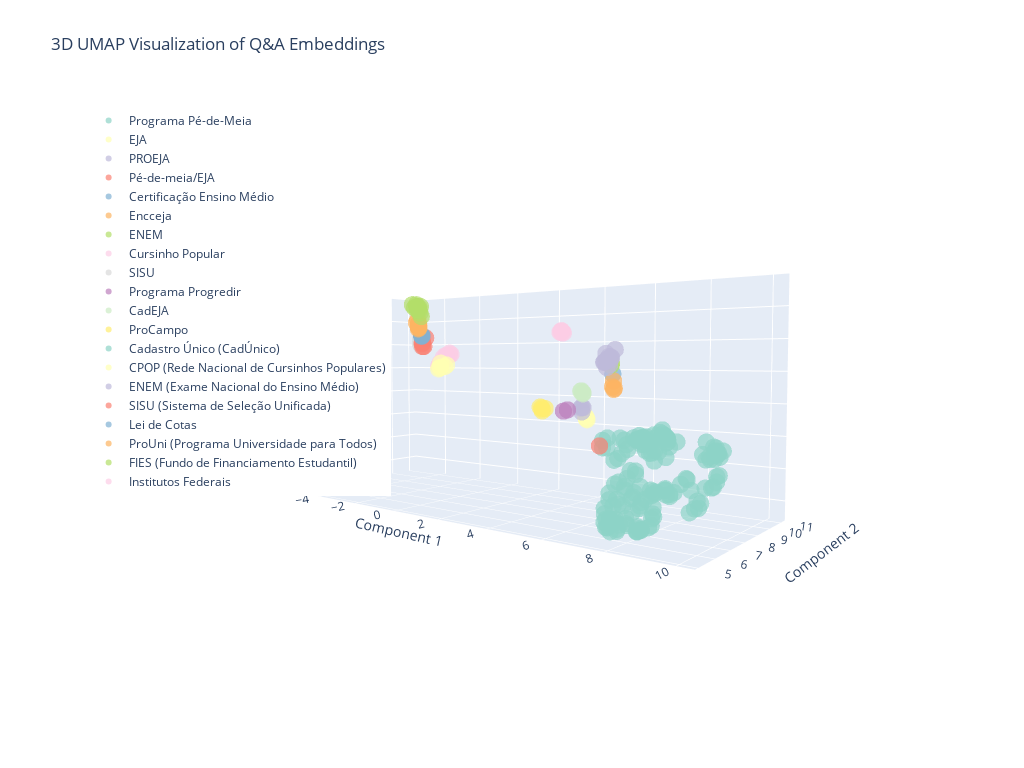

Notebook source saved alongside this figure:
### Code cell
create_3d_plot(embeddings_3d_umap, embeddings_df, "3D UMAP Visualization of Q&A Embeddings")

### Figure 1 — Plotly figure (JSON) as saved in the notebook; plotly's stock layout.template omitted (floating-point values rounded to 4 significant figures; data arrays with more than 128 entries replaced by an {"elided": "..."} marker saying what was removed)
{"data": [{"hovertemplate": "%{text}<extra></extra>", "marker": {"color": "rgb(141,211,199)", "opacity": 0.7, "size": 6}, "mode": "markers", "name": "Programa Pé-de-Meia", "text": {"elided": "145 str values"}, "type": "scatter3d", "x": {"elided": "145 float values"}, "y": {"elided": "145 float values"}, "z": {"elided": "145 float values"}}, {"hovertemplate": "%{text}<extra></extra>", "marker": {"color": "rgb(255,255,179)", "opacity": 0.7, "size": 6}, "mode": "markers", "name": "EJA", "text": ["Programa: EJA<br>Tópico: Educação de Jovens e Adultos<br>Pergunta: O que é EJA?", "Programa: EJA<br>Tópico: Educação de Jovens e Adultos<br>Pergunta: Quem pode participar do EJA?", "Programa: EJA<br>Tópico: Educação de Jovens e Adultos<br>Pergunta: Como funciona o EJA?", "Programa: EJA<br>Tópico: Educação de Jovens e Adultos<br>Pergunta: Onde encontrar o EJA?"], "type": "scatter3d", "x": [6.692, 6.653, 6.641, 6.634], "y": [6.001, 6.024, 6.05, 6.018], "z": [-0.3204, -0.2995, -0.2792, -0.2288]}, {"hovertemplate": "%{text}<extra></extra>", "marker": {"color": "rgb(190,186,218)", "opacity": 0.7, "size": 6}, "mode": "markers", "name": "PROEJA", "text": ["Programa: PROEJA<br>Tópico: Educação de Jovens e Adultos<br>Pergunta: Como o EJA pode me preparar para o mercado de trabalho?", "Programa: PROEJA<br>Tópico: Educação de Jovens e Adultos<br>Pergunta: Quais são as instituições que ofertam os cursos?", "Programa: PROEJA<br>Tópico: Educação de Jovens e Adultos<br>Pergunta: Como é feita a seleção para os cursos Proeja?", "Programa: PROEJA<br>Tópico: Educação de Jovens e Adultos<br>Pergunta: Eu já concluí o ensino médio, posso cursar o Proeja ?"], "type": "scatter3d", "x": [6.534, 6.55, 6.436, 6.487], "y": [5.973, 6.012, 6.084, 6.046], "z": [-0.1052, 0.01296, -0.00496, 0.02769]}, {"hovertemplate": "%{text}<extra></extra>", "marker": {"color": "rgb(251,128,114)", "opacity": 0.7, "size": 6}, "mode": "markers", "name": "Pé-de-meia/EJA", "text": ["Programa: Pé-de-meia/EJA<br>Tópico: Educação de Jovens e Adultos<br>Pergunta: Alunos da EJA têm direito ao recebimento do Pé de Meia?"], "type": "scatter3d", "x": [7.117], "y": [5.983], "z": [-1.024]}, {"hovertemplate": "%{text}<extra></extra>", "marker": {"color": "rgb(128,177,211)", "opacity": 0.7, "size": 6}, "mode": "markers", "name": "Certificação Ensino Médio", "text": ["Programa: Certificação Ensino Médio<br>Tópico: Educação Básica<br>Pergunta: Como ter acesso a certificação do ensino médio?"], "type": "scatter3d", "x": [6.355], "y": [7.965], "z": [0.9236]}, {"hovertemplate": "%{text}<extra></extra>", "marker": {"color": "rgb(253,180,98)", "opacity": 0.7, "size": 6}, "mode": "markers", "name": "Encceja", "text": ["Programa: Encceja<br>Tópico: Educação Básica<br>Pergunta: O que é Encceja?", "Programa: Encceja<br>Tópico: Educação Básica<br>Pergunta: Para que serve o Encceja?", "Programa: Encceja<br>Tópico: Educação Básica<br>Pergunta: Como obter o certificado de conclusão da educação básica através do Encceja?", "Programa: Encceja<br>Tópico: Educação Básica<br>Pergunta: Onde e quando acontecem as inscrições e provas?"], "type": "scatter3d", "x": [6.492, 6.533, 6.429, 6.543], "y": [7.726, 7.752, 7.889, 7.712], "z": [0.5449, 0.5012, 0.7199, 0.4693]}, {"hovertemplate": "%{text}<extra></extra>", "marker": {"color": "rgb(179,222,105)", "opacity": 0.7, "size": 6}, "mode": "markers", "name": "ENEM", "text": ["Programa: ENEM<br>Tópico: Educação Básica<br>Pergunta: Como obter o certificado do Ensino Médio através do ENEM?", "Programa: ENEM<br>Tópico: Educação Básica<br>Pergunta: Conseguir alcançar a pontuação necessária para o certificado, como posso emiti-lo?"], "type": "scatter3d", "x": [6.173, 6.203], "y": [8.189, 8.124], "z": [1.247, 1.191]}, {"hovertemplate": "%{text}<extra></extra>", "marker": {"color": "rgb(252,205,229)", "opacity": 0.7, "size": 6}, "mode": "markers", "name": "Cursinho Popular", "text": ["Programa: Cursinho Popular<br>Tópico: Educação Básica<br>Pergunta: O que é o CPOP?", "Programa: Cursinho Popular<br>Tópico: Educação Básica<br>Pergunta: O que a CPOP fornece para os alunos de cursinhos populares?", "Programa: Cursinho Popular<br>Tópico: Educação Básica<br>Pergunta: Quem pode ser estudante do CPOP?", "Programa: Cursinho Popular<br>Tópico: Educação Básica<br>Pergunta: Quanto é a bolsa para o estudante do cursinho popular selecionado?", "Programa: Cursinho Popular<br>Tópico: Preparação para acesso ao Ensino Superior<br>Pergunta: O que é um Cursinho Popular?", "Programa: Cursinho Popular<br>Tópico: Preparação para acesso ao Ensino Superior<br>Pergunta: Quem tem direito a fazer Cursinho Popular?", "Programa: Cursinho Popular<br>Tópico: Preparação para acesso ao Ensino Superior<br>Pergunta: Por que o Cursinho Popular é importante?", "Programa: Cursinho Popular<br>Tópico: Preparação para acesso ao Ensino Superior<br>Pergunta: Quando é possível se inscrever no Cursinho Popular?", "Programa: Cursinho Popular<br>Tópico: Preparação para acesso ao Ensino Superior<br>Pergunta: Como se inscrever para o Cursinho Popular?"], "type": "scatter3d", "x": [1.67, 1.824, 1.724, 1.977, 1.946, 2.05, 1.934, 2.045, 2.011], "y": [5.231, 5.286, 5.235, 5.23, 5.274, 5.319, 5.168, 5.389, 5.347], "z": [1.166, 1.323, 1.259, 1.496, 1.455, 1.563, 1.436, 1.526, 1.509]}, {"hovertemplate": "%{text}<extra></extra>", "marker": {"color": "rgb(217,217,217)", "opacity": 0.7, "size": 6}, "mode": "markers", "name": "SISU", "text": ["Programa: SISU<br>Tópico: Acesso ao Ensino Superior<br>Pergunta: O que é o SISU?", "Programa: SISU<br>Tópico: Acesso ao Ensino Superior<br>Pergunta: Quem pode se inscrever no SISU?", "Programa: SISU<br>Tópico: Acesso ao Ensino Superior<br>Pergunta: Posso escolher qual semestre irei cursar?", "Programa: SISU<br>Tópico: Acesso ao Ensino Superior<br>Pergunta: O candidato que participou do Sisu em edições anteriores e foi selecionado pode concorrer nesta edição?", "Programa: SISU<br>Tópico: Acesso ao Ensino Superior<br>Pergunta: O candidato matriculado em instituição de educação superior pode concorrer no processo seletivo desta edição do Sisu?", "Programa: SISU<br>Tópico: Acesso ao Ensino Superior<br>Pergunta: É cobrada alguma taxa para a realização da inscrição?", "Programa: SISU<br>Tópico: Acesso ao Ensino Superior<br>Pergunta: Quais os documentos necessários para fazer a inscrição no Sisu?"], "type": "scatter3d", "x": [-5.0, -4.82, -4.883, -4.823, -4.762, -4.869, -4.838], "y": [10.9, 10.88, 10.91, 10.83, 10.69, 10.83, 10.83], "z": [2.044, 2.377, 2.089, 2.174, 2.243, 1.945, 2.009]}, {"hovertemplate": "%{text}<extra></extra>", "marker": {"color": "rgb(188,128,189)", "opacity": 0.7, "size": 6}, "mode": "markers", "name": "Programa Progredir", "text": ["Programa: Programa Progredir<br>Tópico: Acesso a emprego<br>Pergunta: O que é o Programa Progredir?", "Programa: Programa Progredir<br>Tópico: Acesso a emprego<br>Pergunta: Quem pode participar do Programa Progredir?"], "type": "scatter3d", "x": [6.342, 6.258], "y": [5.54, 5.465], "z": [-0.03489, -0.06925]}, {"hovertemplate": "%{text}<extra></extra>", "marker": {"color": "rgb(204,235,197)", "opacity": 0.7, "size": 6}, "mode": "markers", "name": "CadEJA", "text": ["Programa: CadEJA<br>Tópico: Preparação para acesso ao Ensino Superior<br>Pergunta: O que é o CadEJA?", "Programa: CadEJA<br>Tópico: Preparação para acesso ao Ensino Superior<br>Pergunta: Quem tem direito a acessar o CADEJA?", "Programa: CadEJA<br>Tópico: Preparação para acesso ao Ensino Superior<br>Pergunta: Por que o CADEJA é importante?", "Programa: CadEJA<br>Tópico: Preparação para acesso ao Ensino Superior<br>Pergunta: Quando é possível se inscrever no CADEJA?", "Programa: CadEJA<br>Tópico: Preparação para acesso ao Ensino Superior<br>Pergunta: Como se inscrever no CadEJA?"], "type": "scatter3d", "x": [6.154, 6.124, 6.123, 6.068, 6.078], "y": [6.614, 6.653, 6.661, 6.669, 6.617], "z": [0.3657, 0.3972, 0.4005, 0.4495, 0.4455]}, {"hovertemplate": "%{text}<extra></extra>", "marker": {"color": "rgb(255,237,111)", "opacity": 0.7, "size": 6}, "mode": "markers", "name": "ProCampo", "text": ["Programa: ProCampo<br>Tópico: Formação de professores<br>Pergunta: O que é o ProCampo?", "Programa: ProCampo<br>Tópico: Formação de professores<br>Pergunta: Quem tem direito a fazer ProCampo?", "Programa: ProCampo<br>Tópico: Formação de professores<br>Pergunta: Por que o ProCampo é importante?", "Programa: ProCampo<br>Tópico: Formação de professores<br>Pergunta: Quando é possível se inscrever no ProCampo?", "Programa: ProCampo<br>Tópico: Formação de professores<br>Pergunta: Como se inscrever para o ProCampo?"], "type": "scatter3d", "x": [5.816, 5.813, 5.779, 5.768, 5.878], "y": [5.047, 5.061, 5.025, 5.137, 5.123], "z": [0.02019, -0.009539, 0.04787, -0.06635, 0.004429]}, {"hovertemplate": "%{text}<extra></extra>", "marker": {"color": "rgb(141,211,199)", "opacity": 0.7, "size": 6}, "mode": "markers", "name": "Cadastro Único (CadÚnico)", "text": ["Programa: Cadastro Único (CadÚnico)<br>Tópico: Educação Básica<br>Pergunta: O que é o Cadastro Único (CadÚnico)?", "Programa: Cadastro Único (CadÚnico)<br>Tópico: Educação Básica<br>Pergunta: Por que o Cadastro Único é importante para um estudante?", "Programa: Cadastro Único (CadÚnico)<br>Tópico: Educação Básica<br>Pergunta: Como minha família se inscreve no Cadastro Único?"], "type": "scatter3d", "x": [8.369, 8.357, 8.5], "y": [7.777, 7.796, 7.774], "z": [-2.5, -2.562, -2.43]}, {"hovertemplate": "%{text}<extra></extra>", "marker": {"color": "rgb(255,255,179)", "opacity": 0.7, "size": 6}, "mode": "markers", "name": "CPOP (Rede Nacional de Cursinhos Populares)", "text": ["Programa: CPOP (Rede Nacional de Cursinhos Populares)<br>Tópico: Acesso ao Ensino Superior<br>Pergunta: O que é um cursinho popular?", "Programa: CPOP (Rede Nacional de Cursinhos Populares)<br>Tópico: Acesso ao Ensino Superior<br>Pergunta: O que é a Rede Nacional de Cursinhos Populares (CPOP)?", "Programa: CPOP (Rede Nacional de Cursinhos Populares)<br>Tópico: Acesso ao Ensino Superior<br>Pergunta: Como um cursinho entra para a CPOP?", "Programa: CPOP (Rede Nacional de Cursinhos Populares)<br>Tópico: Acesso ao Ensino Superior<br>Pergunta: Como sei os cursinhos populares que fazem parte da CPOP?", "Programa: CPOP (Rede Nacional de Cursinhos Populares)<br>Tópico: Acesso ao Ensino Superior<br>Pergunta: Sou aluno e quero participar de um cursinho da CPOP?", "Programa: CPOP (Rede Nacional de Cursinhos Populares)<br>Tópico: Acesso ao Ensino Superior<br>Pergunta: Os alunos de cursinhos da CPOP recebem algum apoio?"], "type": "scatter3d", "x": [1.712, 1.714, 1.58, 1.71, 1.837, 1.763], "y": [5.274, 5.253, 5.384, 5.45, 5.408, 5.126], "z": [1.248, 1.121, 1.102, 1.14, 1.189, 1.076]}, {"hovertemplate": "%{text}<extra></extra>", "marker": {"color": "rgb(190,186,218)", "opacity": 0.7, "size": 6}, "mode": "markers", "name": "ENEM (Exame Nacional do Ensino Médio)", "text": ["Programa: ENEM (Exame Nacional do Ensino Médio)<br>Tópico: Acesso ao Ensino Superior<br>Pergunta: O que é o ENEM?", "Programa: ENEM (Exame Nacional do Ensino Médio)<br>Tópico: Acesso ao Ensino Superior<br>Pergunta: Para que serve a nota do ENEM?", "Programa: ENEM (Exame Nacional do Ensino Médio)<br>Tópico: Acesso ao Ensino Superior<br>Pergunta: Quem pode fazer a prova do ENEM?", "Programa: ENEM (Exame Nacional do Ensino Médio)<br>Tópico: Acesso ao Ensino Superior<br>Pergunta: Como faço para me inscrever no ENEM?", "Programa: ENEM (Exame Nacional do Ensino Médio)<br>Tópico: Acesso ao Ensino Superior<br>Pergunta: Preciso pagar para fazer o ENEM?", "Programa: ENEM (Exame Nacional do Ensino Médio)<br>Tópico: Acesso ao Ensino Superior<br>Pergunta: Existe isenção da taxa de inscrição do ENEM?", "Programa: ENEM (Exame Nacional do Ensino Médio)<br>Tópico: Acesso ao Ensino Superior<br>Pergunta: Se eu conseguir a isenção da taxa, minha inscrição no ENEM está garantida?", "Programa: ENEM (Exame Nacional do Ensino Médio)<br>Tópico: Acesso ao Ensino Superior<br>Pergunta: Sou aluno de escola pública, minha inscrição no ENEM é automática?", "Programa: ENEM (Exame Nacional do Ensino Médio)<br>Tópico: Acesso ao Ensino Superior<br>Pergunta: Como são as provas do ENEM?", "Programa: ENEM (Exame Nacional do Ensino Médio)<br>Tópico: Acesso ao Ensino Superior<br>Pergunta: Posso usar minha nota do ENEM para estudar fora do Brasil?", "Programa: ENEM (Exame Nacional do Ensino Médio)<br>Tópico: Acesso ao Ensino Superior<br>Pergunta: Não consegui fazer a prova em um dos dias. Posso refazer?", "Programa: ENEM (Exame Nacional do Ensino Médio)<br>Tópico: Acesso ao Ensino Superior<br>Pergunta: O ENEM tem prazo de validade?", "Programa: ENEM (Exame Nacional do Ensino Médio)<br>Tópico: Acesso ao Ensino Superior<br>Pergunta: O que é o programa \"Pé-de-Meia\" e qual a relação com o ENEM?"], "type": "scatter3d", "x": [6.074, 6.013, 5.986, 6.086, 5.852, 5.77, 5.815, 5.832, 6.042, 6.024, 5.905, 5.886, 6.215], "y": [8.363, 8.35, 8.352, 8.269, 8.468, 8.421, 8.33, 8.369, 8.372, 8.157, 8.311, 8.519, 8.338], "z": [1.423, 1.202, 1.457, 1.354, 1.37, 1.289, 1.275, 1.292, 1.445, 1.119, 1.555, 1.403, 1.672]}, {"hovertemplate": "%{text}<extra></extra>", "marker": {"color": "rgb(251,128,114)", "opacity": 0.7, "size": 6}, "mode": "markers", "name": "SISU (Sistema de Seleção Unificada)", "text": ["Programa: SISU (Sistema de Seleção Unificada)<br>Tópico: Acesso ao Ensino Superior<br>Pergunta: O que é o SISU?", "Programa: SISU (Sistema de Seleção Unificada)<br>Tópico: Acesso ao Ensino Superior<br>Pergunta: Quem pode se inscrever no SISU?", "Programa: SISU (Sistema de Seleção Unificada)<br>Tópico: Acesso ao Ensino Superior<br>Pergunta: Como funciona a inscrição no SISU?", "Programa: SISU (Sistema de Seleção Unificada)<br>Tópico: Acesso ao Ensino Superior<br>Pergunta: O que é a \"nota de corte\" do SISU?", "Programa: SISU (Sistema de Seleção Unificada)<br>Tópico: Acesso ao Ensino Superior<br>Pergunta: E se eu não for aprovado na chamada regular do SISU?"], "type": "scatter3d", "x": [-4.999, -4.896, -4.801, -4.921, -4.948], "y": [11.02, 11.12, 10.83, 11.02, 10.95], "z": [2.118, 2.307, 1.925, 1.93, 2.063]}, {"hovertemplate": "%{text}<extra></extra>", "marker": {"color": "rgb(128,177,211)", "opacity": 0.7, "size": 6}, "mode": "markers", "name": "Lei de Cotas", "text": ["Programa: Lei de Cotas<br>Tópico: Acesso ao Ensino Superior<br>Pergunta: O que é o sistema de cotas?", "Programa: Lei de Cotas<br>Tópico: Acesso ao Ensino Superior<br>Pergunta: Como saber se tenho direito às cotas?", "Programa: Lei de Cotas<br>Tópico: Acesso ao Ensino Superior<br>Pergunta: Onde indico que quero concorrer pelas cotas?"], "type": "scatter3d", "x": [-5.237, -5.237, -5.234], "y": [11.22, 11.2, 11.21], "z": [2.386, 2.418, 2.417]}, {"hovertemplate": "%{text}<extra></extra>", "marker": {"color": "rgb(253,180,98)", "opacity": 0.7, "size": 6}, "mode": "markers", "name": "ProUni (Programa Universidade para Todos)", "text": ["Programa: ProUni (Programa Universidade para Todos)<br>Tópico: Acesso ao Ensino Superior<br>Pergunta: O que é o ProUni?", "Programa: ProUni (Programa Universidade para Todos)<br>Tópico: Acesso ao Ensino Superior<br>Pergunta: Quem pode se inscrever no ProUni?", "Programa: ProUni (Programa Universidade para Todos)<br>Tópico: Acesso ao Ensino Superior<br>Pergunta: Qual o critério de renda para o ProUni?", "Programa: ProUni (Programa Universidade para Todos)<br>Tópico: Acesso ao Ensino Superior<br>Pergunta: Fui pré-selecionado no ProUni, isso garante minha bolsa?", "Programa: ProUni (Programa Universidade para Todos)<br>Tópico: Acesso ao Ensino Superior<br>Pergunta: Consegui uma bolsa de 50% do ProUni, mas não posso pagar o resto. O que faço?", "Programa: ProUni (Programa Universidade para Todos)<br>Tópico: Acesso ao Ensino Superior<br>Pergunta: Posso escolher qualquer curso no ProUni?", "Programa: ProUni (Programa Universidade para Todos)<br>Tópico: Acesso ao Ensino Superior<br>Pergunta: Posso me inscrever no ProUni e no Fies ao mesmo tempo?", "Programa: ProUni (Programa Universidade para Todos)<br>Tópico: Acesso ao Ensino Superior<br>Pergunta: E se eu perder o prazo de comprovação de documentos?", "Programa: ProUni (Programa Universidade para Todos)<br>Tópico: Acesso ao Ensino Superior<br>Pergunta: Quem já tem diploma pode participar do ProUni?"], "type": "scatter3d", "x": [-4.886, -4.92, -4.983, -4.931, -4.95, -4.827, -4.935, -4.878, -4.863], "y": [10.68, 10.74, 10.77, 10.72, 10.63, 10.62, 10.69, 10.68, 10.65], "z": [2.847, 2.734, 2.887, 2.758, 2.948, 2.755, 3.077, 2.897, 2.688]}, {"hovertemplate": "%{text}<extra></extra>", "marker": {"color": "rgb(179,222,105)", "opacity": 0.7, "size": 6}, "mode": "markers", "name": "FIES (Fundo de Financiamento Estudantil)", "text": ["Programa: FIES (Fundo de Financiamento Estudantil)<br>Tópico: Acesso ao Ensino Superior<br>Pergunta: O que é o FIES?", "Programa: FIES (Fundo de Financiamento Estudantil)<br>Tópico: Acesso ao Ensino Superior<br>Pergunta: Qual a diferença entre FIES e ProUni?", "Programa: FIES (Fundo de Financiamento Estudantil)<br>Tópico: Acesso ao Ensino Superior<br>Pergunta: Quais os requisitos para pedir o FIES?", "Programa: FIES (Fundo de Financiamento Estudantil)<br>Tópico: Acesso ao Ensino Superior<br>Pergunta: Como funciona o processo para conseguir o FIES?", "Programa: FIES (Fundo de Financiamento Estudantil)<br>Tópico: Acesso ao Ensino Superior<br>Pergunta: Posso me inscrever no Fies e no Prouni ao mesmo tempo?", "Programa: FIES (Fundo de Financiamento Estudantil)<br>Tópico: Acesso ao Ensino Superior<br>Pergunta: Posso financiar qualquer curso no Fies?", "Programa: FIES (Fundo de Financiamento Estudantil)<br>Tópico: Acesso ao Ensino Superior<br>Pergunta: Preciso ter fiador para o Fies?", "Programa: FIES (Fundo de Financiamento Estudantil)<br>Tópico: Acesso ao Ensino Superior<br>Pergunta: Como funcionam os pagamentos durante o curso?", "Programa: FIES (Fundo de Financiamento Estudantil)<br>Tópico: Acesso ao Ensino Superior<br>Pergunta: E se eu perder o prazo de comprovação de documentos?", "Programa: FIES (Fundo de Financiamento Estudantil)<br>Tópico: Acesso ao Ensino Superior<br>Pergunta: Posso adiantar parcelas do Fies?", "Programa: FIES (Fundo de Financiamento Estudantil)<br>Tópico: Acesso ao Ensino Superior<br>Pergunta: E se eu desistir do curso?", "Programa: FIES (Fundo de Financiamento Estudantil)<br>Tópico: Acesso ao Ensino Superior<br>Pergunta: Tabela Comparativa: SISU, ProUni e FIES"], "type": "scatter3d", "x": [-5.258, -5.067, -5.266, -5.151, -5.135, -5.272, -5.248, -5.156, -5.126, -5.352, -5.18, -5.092], "y": [11.06, 10.94, 10.97, 11.05, 10.92, 10.96, 10.8, 10.96, 10.83, 10.77, 10.84, 11.04], "z": [3.513, 3.392, 3.537, 3.682, 3.585, 3.673, 3.614, 3.628, 3.662, 3.749, 3.742, 3.242]}, {"hovertemplate": "%{text}<extra></extra>", "marker": {"color": "rgb(252,205,229)", "opacity": 0.7, "size": 6}, "mode": "markers", "name": "Institutos Federais", "text": ["Programa: Institutos Federais<br>Tópico: Formação técnica<br>Pergunta: Posso fazer um curso técnico depois do ensino médio?", "Programa: Institutos Federais<br>Tópico: Formação técnica<br>Pergunta: Onde encontro cursos técnicos gratuitos perto de mim?", "Programa: Institutos Federais<br>Tópico: Formação técnica<br>Pergunta: Posso fazer um curso técnico sem ter feito o Enem?", "Programa: Institutos Federais<br>Tópico: Formação técnica<br>Pergunta: Quanto tempo dura um curso técnico?", "Programa: Institutos Federais<br>Tópico: Formação técnica<br>Pergunta: Que áreas de cursos técnicos posso fazer?", "Programa: Institutos Federais<br>Tópico: Formação técnica<br>Pergunta: Existe bolsa ou ajuda de custo para quem faz curso técnico?"], "type": "scatter3d", "x": [5.148, 5.215, 5.155, 5.164, 5.218, 5.175], "y": [6.888, 6.914, 6.984, 6.911, 6.963, 6.925], "z": [2.189, 2.209, 2.173, 2.214, 2.171, 2.239]}], "layout": {"height": 768, "legend": {"x": 0.01, "xanchor": "left", "y": 0.99, "yanchor": "top"}, "scene": {"aspectmode": "auto", "aspectratio": {"x": 1.747, "y": 0.7048, "z": 0.8119}, "camera": {"center": {"x": 0, "y": 0, "z": 0}, "eye": {"x": 1.617, "y": -2.03, "z": 0.1268}, "projection": {"type": "perspective"}, "up": {"x": 0, "y": 0, "z": 1}}, "xaxis": {"title": {"text": "Component 1"}, "type": "linear"}, "yaxis": {"title": {"text": "Component 2"}, "type": "linear"}, "zaxis": {"title": {"text": "Component 3"}, "type": "linear"}}, "title": {"text": "3D UMAP Visualization of Q&A Embeddings"}, "width": 1024}}
